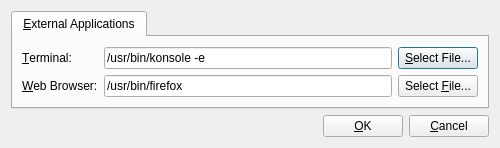
<?xml version="1.0" encoding="UTF-8"?>
<ui version="4.0">
 <class>OptionsDialog</class>
 <widget class="QDialog" name="OptionsDialog">
  <property name="geometry">
   <rect>
    <x>0</x>
    <y>0</y>
    <width>500</width>
    <height>129</height>
   </rect>
  </property>
  <property name="windowTitle">
   <string>Dialog</string>
  </property>
  <layout class="QGridLayout" name="gridLayout_3">
   <item row="0" column="0">
    <widget class="QTabWidget" name="tabWidget">
     <property name="focusPolicy">
      <enum>Qt::NoFocus</enum>
     </property>
     <property name="currentIndex">
      <number>0</number>
     </property>
     <property name="documentMode">
      <bool>false</bool>
     </property>
     <widget class="QWidget" name="externalApplicationsTab">
      <attribute name="title">
       <string>&amp;External Applications</string>
      </attribute>
      <layout class="QGridLayout" name="gridLayout_2">
       <item row="0" column="0">
        <layout class="QGridLayout" name="gridLayout">
         <item row="0" column="0">
          <widget class="QLabel" name="termLabel">
           <property name="text">
            <string>&amp;Terminal:</string>
           </property>
           <property name="buddy">
            <cstring>termEdit</cstring>
           </property>
          </widget>
         </item>
         <item row="0" column="1">
          <widget class="QLineEdit" name="termEdit">
           <property name="text">
            <string>/usr/bin/konsole -e</string>
           </property>
          </widget>
         </item>
         <item row="0" column="2">
          <widget class="QPushButton" name="termSelectFileButton">
           <property name="text">
            <string>&amp;Select File...</string>
           </property>
          </widget>
         </item>
         <item row="1" column="0">
          <widget class="QLabel" name="httpLabel">
           <property name="text">
            <string>&amp;Web Browser:</string>
           </property>
           <property name="buddy">
            <cstring>httpEdit</cstring>
           </property>
          </widget>
         </item>
         <item row="1" column="1">
          <widget class="QLineEdit" name="httpEdit">
           <property name="text">
            <string>/usr/bin/firefox</string>
           </property>
          </widget>
         </item>
         <item row="1" column="2">
          <widget class="QPushButton" name="httpSelectFileButton">
           <property name="text">
            <string>Select &amp;File...</string>
           </property>
          </widget>
         </item>
        </layout>
       </item>
      </layout>
     </widget>
    </widget>
   </item>
   <item row="1" column="0">
    <layout class="QHBoxLayout" name="horizontalLayout">
     <item>
      <spacer name="horizontalSpacer">
       <property name="orientation">
        <enum>Qt::Horizontal</enum>
       </property>
       <property name="sizeHint" stdset="0">
        <size>
         <width>40</width>
         <height>20</height>
        </size>
       </property>
      </spacer>
     </item>
     <item>
      <widget class="QPushButton" name="okButton">
       <property name="text">
        <string>&amp;OK</string>
       </property>
      </widget>
     </item>
     <item>
      <widget class="QPushButton" name="cancelButton">
       <property name="text">
        <string>&amp;Cancel</string>
       </property>
      </widget>
     </item>
    </layout>
   </item>
  </layout>
 </widget>
 <tabstops>
  <tabstop>termEdit</tabstop>
  <tabstop>termSelectFileButton</tabstop>
  <tabstop>httpEdit</tabstop>
  <tabstop>httpSelectFileButton</tabstop>
  <tabstop>okButton</tabstop>
  <tabstop>cancelButton</tabstop>
 </tabstops>
 <resources/>
 <connections/>
</ui>
